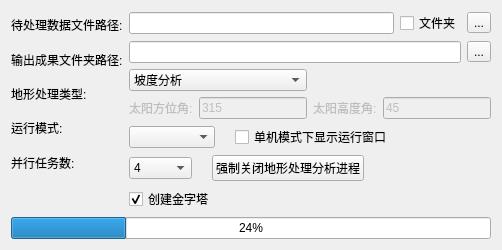
     <widget class="QWidget" name="TopographicAnalysis_page">
      <layout class="QGridLayout" name="gridLayout_58">
       <item row="0" column="0" colspan="2">
        <layout class="QGridLayout" name="gridLayout_55">
         <item row="0" column="0">
          <layout class="QGridLayout" name="gridLayout_56">
           <item row="5" column="0">
            <widget class="QLabel" name="label_63">
             <property name="text">
              <string/>
             </property>
            </widget>
           </item>
           <item row="0" column="0">
            <widget class="QLabel" name="label_62">
             <property name="text">
              <string>待处理数据文件路径:</string>
             </property>
            </widget>
           </item>
           <item row="3" column="0">
            <widget class="QLabel" name="label_57">
             <property name="text">
              <string>运行模式:</string>
             </property>
            </widget>
           </item>
           <item row="1" column="0">
            <widget class="QLabel" name="label_51">
             <property name="text">
              <string>输出成果文件夹路径:</string>
             </property>
            </widget>
           </item>
           <item row="4" column="0">
            <widget class="QLabel" name="label_61">
             <property name="text">
              <string>并行任务数:</string>
             </property>
            </widget>
           </item>
           <item row="2" column="0">
            <widget class="QLabel" name="label_64">
             <property name="text">
              <string>地形处理类型:</string>
             </property>
            </widget>
           </item>
          </layout>
         </item>
         <item row="0" column="1">
          <layout class="QGridLayout" name="gridLayout_57">
           <item row="1" column="0">
            <layout class="QHBoxLayout" name="horizontalLayout_51">
             <item>
              <widget class="QLineEdit" name="lineEdit_31"/>
             </item>
             <item>
              <widget class="QToolButton" name="toolButton_21">
               <property name="text">
                <string>...</string>
               </property>
              </widget>
             </item>
            </layout>
           </item>
           <item row="5" column="0">
            <layout class="QHBoxLayout" name="horizontalLayout_61" stretch="0,2">
             <item>
              <widget class="QCheckBox" name="checkBox_39">
               <property name="text">
                <string>创建金字塔</string>
               </property>
               <property name="checked">
                <bool>true</bool>
               </property>
              </widget>
             </item>
             <item>
              <spacer name="horizontalSpacer_72">
               <property name="orientation">
                <enum>Qt::Horizontal</enum>
               </property>
               <property name="sizeHint" stdset="0">
                <size>
                 <width>40</width>
                 <height>20</height>
                </size>
               </property>
              </spacer>
             </item>
            </layout>
           </item>
           <item row="0" column="0">
            <layout class="QHBoxLayout" name="horizontalLayout_40">
             <item>
              <widget class="QLineEdit" name="lineEdit_30"/>
             </item>
             <item>
              <widget class="QCheckBox" name="checkBox_36">
               <property name="text">
                <string>文件夹</string>
               </property>
              </widget>
             </item>
             <item>
              <widget class="QToolButton" name="toolButton_20">
               <property name="text">
                <string>...</string>
               </property>
              </widget>
             </item>
            </layout>
           </item>
           <item row="4" column="0">
            <layout class="QHBoxLayout" name="horizontalLayout_58" stretch="1,1,2">
             <property name="spacing">
              <number>20</number>
             </property>
             <item>
              <widget class="QComboBox" name="comboBox_10">
               <property name="currentIndex">
                <number>3</number>
               </property>
               <property name="modelColumn">
                <number>0</number>
               </property>
               <item>
                <property name="text">
                 <string>1</string>
                </property>
               </item>
               <item>
                <property name="text">
                 <string>2</string>
                </property>
               </item>
               <item>
                <property name="text">
                 <string>3</string>
                </property>
               </item>
               <item>
                <property name="text">
                 <string>4</string>
                </property>
               </item>
               <item>
                <property name="text">
                 <string>5</string>
                </property>
               </item>
               <item>
                <property name="text">
                 <string>6</string>
                </property>
               </item>
               <item>
                <property name="text">
                 <string>7</string>
                </property>
               </item>
               <item>
                <property name="text">
                 <string>8</string>
                </property>
               </item>
               <item>
                <property name="text">
                 <string>9</string>
                </property>
               </item>
               <item>
                <property name="text">
                 <string>10</string>
                </property>
               </item>
              </widget>
             </item>
             <item>
              <widget class="QPushButton" name="pushButton_32">
               <property name="text">
                <string>强制关闭地形处理分析进程</string>
               </property>
              </widget>
             </item>
             <item>
              <spacer name="horizontalSpacer_71">
               <property name="orientation">
                <enum>Qt::Horizontal</enum>
               </property>
               <property name="sizeHint" stdset="0">
                <size>
                 <width>40</width>
                 <height>20</height>
                </size>
               </property>
              </spacer>
             </item>
            </layout>
           </item>
           <item row="3" column="0">
            <layout class="QHBoxLayout" name="horizontalLayout_57" stretch="1,2,1">
             <property name="spacing">
              <number>20</number>
             </property>
             <item>
              <widget class="QComboBox" name="comboBox_8">
               <property name="currentIndex">
                <number>-1</number>
               </property>
              </widget>
             </item>
             <item>
              <widget class="QCheckBox" name="checkBox_38">
               <property name="text">
                <string>单机模式下显示运行窗口</string>
               </property>
              </widget>
             </item>
             <item>
              <spacer name="horizontalSpacer_70">
               <property name="orientation">
                <enum>Qt::Horizontal</enum>
               </property>
               <property name="sizeHint" stdset="0">
                <size>
                 <width>40</width>
                 <height>20</height>
                </size>
               </property>
              </spacer>
             </item>
            </layout>
           </item>
           <item row="2" column="0">
            <layout class="QGridLayout" name="gridLayout_59">
             <item row="0" column="0" colspan="2">
              <widget class="QComboBox" name="comboBox_12">
               <item>
                <property name="text">
                 <string>坡度分析</string>
                </property>
               </item>
               <item>
                <property name="text">
                 <string>坡向分析</string>
                </property>
               </item>
               <item>
                <property name="text">
                 <string>山体阴影</string>
                </property>
               </item>
              </widget>
             </item>
             <item row="1" column="0">
              <widget class="QLabel" name="label_70">
               <property name="enabled">
                <bool>false</bool>
               </property>
               <property name="text">
                <string>太阳方位角:</string>
               </property>
              </widget>
             </item>
             <item row="1" column="1">
              <widget class="QLineEdit" name="lineEdit_32">
               <property name="enabled">
                <bool>false</bool>
               </property>
               <property name="text">
                <string>315</string>
               </property>
              </widget>
             </item>
             <item row="1" column="2">
              <widget class="QLabel" name="label_71">
               <property name="enabled">
                <bool>false</bool>
               </property>
               <property name="text">
                <string>太阳高度角:</string>
               </property>
              </widget>
             </item>
             <item row="1" column="3">
              <widget class="QLineEdit" name="lineEdit_42">
               <property name="enabled">
                <bool>false</bool>
               </property>
               <property name="text">
                <string>45</string>
               </property>
              </widget>
             </item>
            </layout>
           </item>
          </layout>
         </item>
         <item row="1" column="0" colspan="2">
          <widget class="QProgressBar" name="progressBar_11">
           <property name="value">
            <number>24</number>
           </property>
          </widget>
         </item>
        </layout>
       </item>
      </layout>
     </widget>
